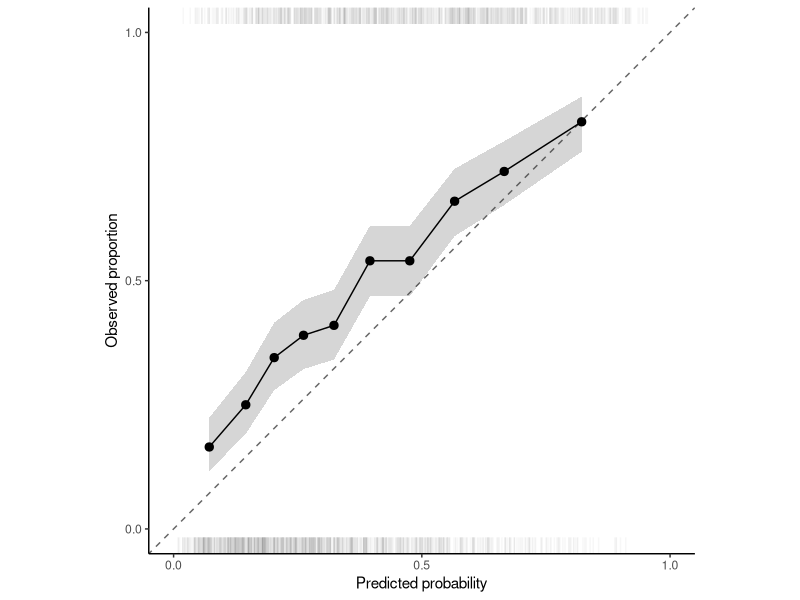
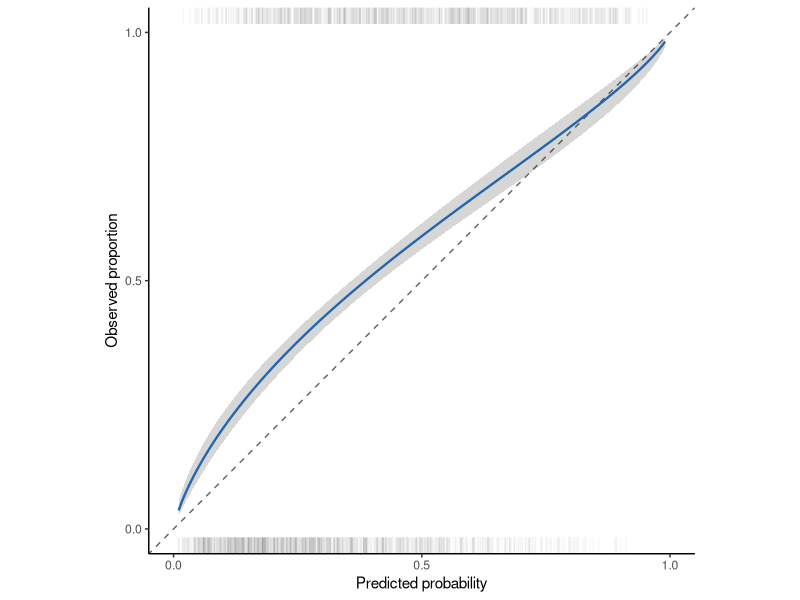
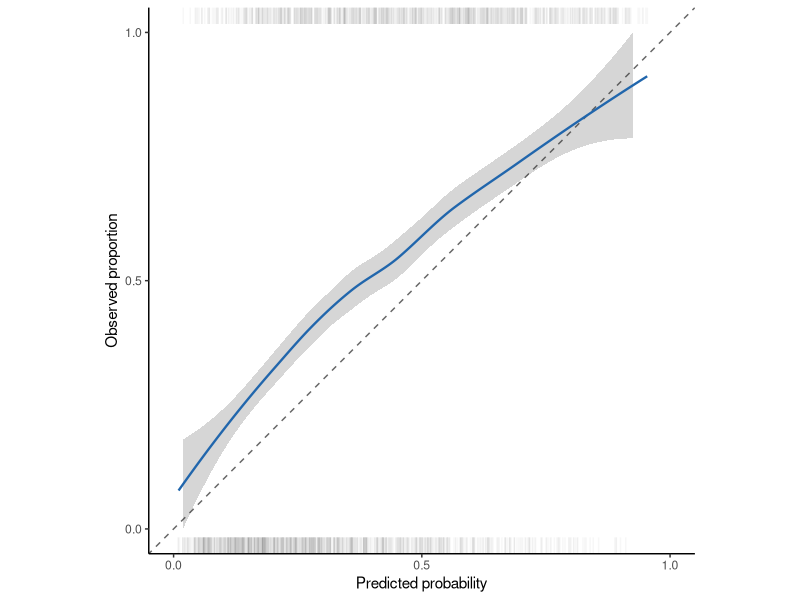
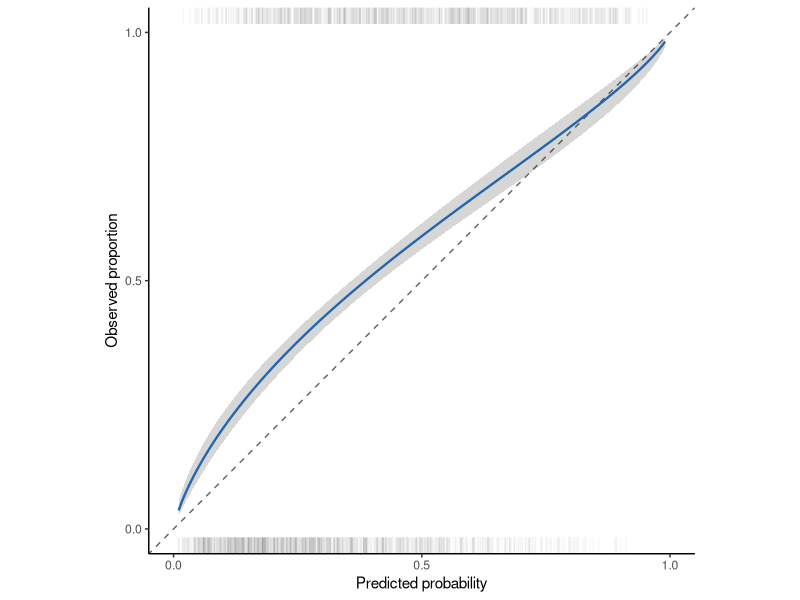

Generate these figures, in order, with R:
library(tidyverse)

inv_logit <- \(x) 1 / (1 + exp(-x))

# --- Simulate miscalibrated predictions ---
set.seed(7341)

n <- 2000
lp <- rnorm(n, mean = -0.5, sd = 1.2)
p_pred <- inv_logit(lp)

# Miscalibration: alpha = 0.3, beta = 0.8 (mild overfit + underestimation)
p_true <- inv_logit(0.3 + 0.8 * qlogis(p_pred))
y <- rbinom(n, 1, p_true)

sim <- tibble(p_pred, y)

# --- 1. Binned calibration with exact binomial CIs ---
nbins <- 10
binned <- sim |>
  mutate(bin = ntile(p_pred, nbins)) |>
  summarise(
    pred_mean = mean(p_pred),
    obs_mean = mean(y),
    n = n(),
    events = sum(y),
    .by = bin
  ) |>
  mutate(
    ci = map2(events, n, \(x, n) binom.test(x, n)$conf.int),
    ci_lo = map_dbl(ci, 1),
    ci_hi = map_dbl(ci, 2)
  )

# --- 2. Logistic calibration with Wald CIs on logit scale ---
fit_logistic <- glm(y ~ qlogis(p_pred), data = sim, family = binomial)
grid <- tibble(p_pred = seq(0.01, 0.99, length.out = 300))
logistic_pred <- predict(fit_logistic, newdata = grid, type = "link", se.fit = TRUE)
grid <- grid |>
  mutate(
    obs_fit = inv_logit(logistic_pred$fit),
    logistic_lo = inv_logit(logistic_pred$fit - 1.96 * logistic_pred$se.fit),
    logistic_hi = inv_logit(logistic_pred$fit + 1.96 * logistic_pred$se.fit)
  )

# --- 3. LOESS calibration with SE-based CIs ---
fit_loess <- loess(y ~ p_pred, data = sim, span = 0.75)
loess_pred <- predict(fit_loess, newdata = grid, se = TRUE)
grid <- grid |>
  mutate(
    obs_loess = loess_pred$fit,
    loess_lo = loess_pred$fit - 1.96 * loess_pred$se.fit,
    loess_hi = loess_pred$fit + 1.96 * loess_pred$se.fit
  )

# --- Common plot elements ---
diag <- geom_abline(intercept = 0, slope = 1, linetype = "dashed", color = "grey40")
rug_events <- geom_rug(data = sim |> filter(y == 1), aes(x = p_pred), sides = "t",
                        alpha = 0.03, inherit.aes = FALSE)
rug_nonevents <- geom_rug(data = sim |> filter(y == 0), aes(x = p_pred), sides = "b",
                           alpha = 0.03, inherit.aes = FALSE)
bt <- theme_classic(base_size = 11)

# --- Build panels ---
p1 <- ggplot(binned, aes(x = pred_mean, y = obs_mean)) +
  diag + rug_events + rug_nonevents +
  geom_ribbon(aes(ymin = ci_lo, ymax = ci_hi), alpha = 0.2) +
  geom_point(size = 2.5) + geom_line() +
  scale_x_continuous(limits = c(0, 1), breaks = c(0, 0.5, 1)) +
  scale_y_continuous(limits = c(0, 1), breaks = c(0, 0.5, 1)) +
  coord_fixed() +
  labs(x = "Predicted probability", y = "Observed proportion") + bt

p2 <- ggplot(grid, aes(x = p_pred, y = obs_fit)) +
  diag + rug_events + rug_nonevents +
  geom_ribbon(aes(ymin = logistic_lo, ymax = logistic_hi), alpha = 0.2) +
  geom_line(color = "#2166AC", linewidth = 0.8) +
  scale_x_continuous(limits = c(0, 1), breaks = c(0, 0.5, 1)) +
  scale_y_continuous(limits = c(0, 1), breaks = c(0, 0.5, 1)) +
  coord_fixed() +
  labs(x = "Predicted probability", y = "Observed proportion") + bt

p3 <- ggplot(grid, aes(x = p_pred, y = obs_loess)) +
  diag + rug_events + rug_nonevents +
  geom_ribbon(aes(ymin = loess_lo, ymax = loess_hi), alpha = 0.2) +
  geom_line(color = "#2166AC", linewidth = 0.8) +
  scale_x_continuous(limits = c(0, 1), breaks = c(0, 0.5, 1)) +
  scale_y_continuous(limits = c(0, 1), breaks = c(0, 0.5, 1)) +
  coord_fixed() +
  labs(x = "Predicted probability", y = "Observed proportion") + bt

ggsave("figures/Introduction/calibration_binned.pdf", p1, width = 3, height = 3, units = "in")
ggsave("figures/Introduction/calibration_logistic.pdf", p2, width = 3, height = 3, units = "in")
ggsave("figures/Introduction/calibration_loess.pdf", p3, width = 3, height = 3, units = "in")

p2 <- p2 + theme(
  legend.background = element_rect(fill = "transparent", color = NA),
  legend.key = element_rect(fill = "transparent", color = NA),
  panel.background = element_rect(fill = "transparent", color = NA),
  plot.background = element_rect(fill = "transparent", color = NA)
)

ggsave(plot = p2, path = "C:\\Users\\u0158158\\OneDrive - KU Leuven\\KU Leuven\\PhD\\Thesis\\Thesis_TEX_quarto\\presentation\\imgs" , filename = "calibration_loess-1.png", width = 5, height = 4.5, units = "in", dpi = 800)
